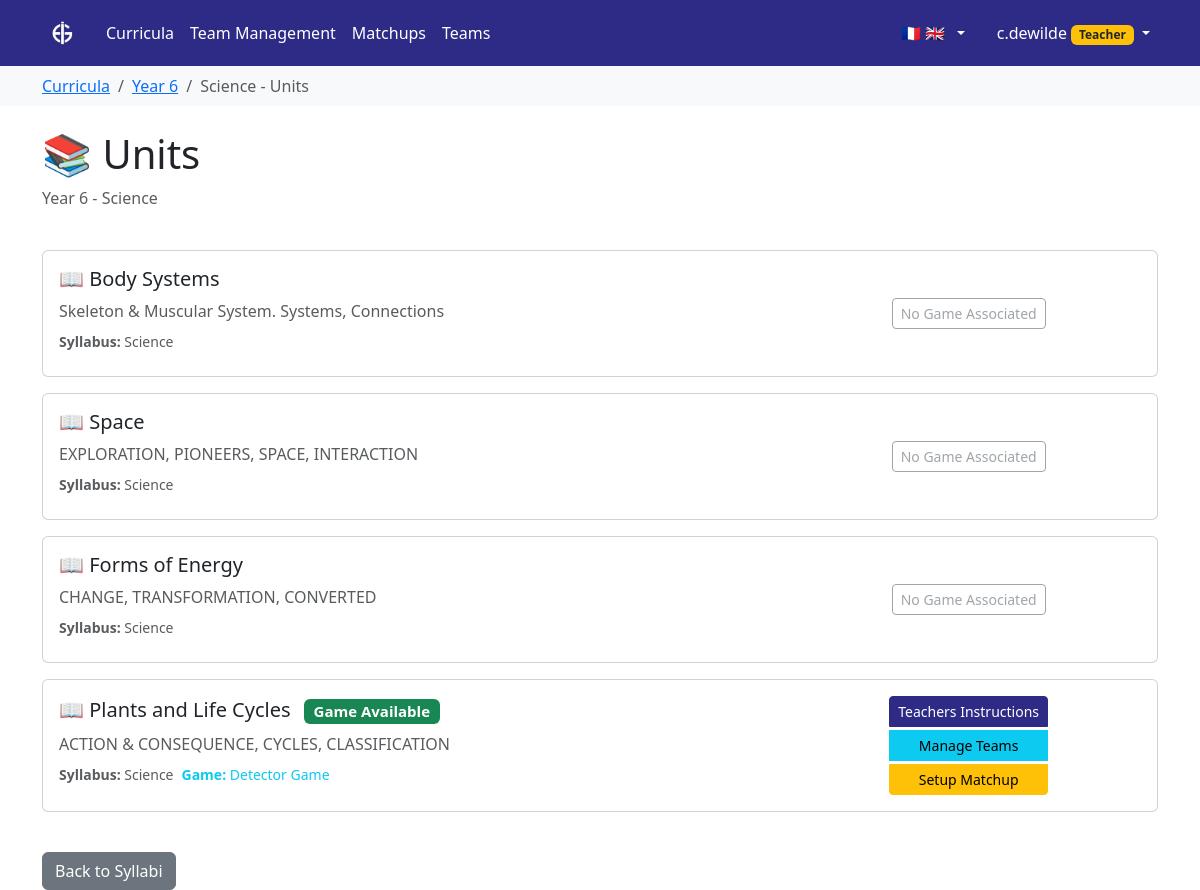
Page /syllabus/syllabus/9/units/ (signed in) on the committed database.
### syllabus/models.py (models this page shows, shortened)
class Syllabus(models.Model):
    curriculum = models.ForeignKey(Curriculum, on_delete=models.CASCADE)
    name = models.CharField(max_length=255)

class Curriculum(models.Model):
    provider = models.ForeignKey(Provider, on_delete=models.CASCADE)
    title = models.CharField(max_length=200)
    description = models.TextField(blank=True)
    start_date = models.DateField(help_text="When this curriculum becomes effective")
    end_date = models.DateField(null=True, blank=True, help_text="When this curriculum expires (leave blank if still current)")
    created_at = models.DateTimeField(auto_now_add=True)
    updated_at = models.DateTimeField(auto_now=True)

class Unit(models.Model):
    syllabus = models.ForeignKey(Syllabus, on_delete=models.CASCADE, related_name='units')
    title = models.CharField(max_length=255)
    description = models.TextField(blank=True)
    ai_game = models.ForeignKey('aigames.AiGame', on_delete=models.SET_NULL, null=True, blank=True, help_text="Optional AI game associated with this unit")

### aigames/models.py (models this page shows, shortened)
class AiGame(models.Model):
    title = models.CharField(max_length=255)
    description = models.TextField(blank=True)
    created_at = models.DateTimeField(auto_now_add=True)
    updated_at = models.DateTimeField(auto_now=True)
    class Meta:
        ordering = ['title']

### syllabus/views.py (the view)
# urls.py: path('syllabus/<int:syllabus_id>/units/', views.unit_list, name='unit_list'),
@login_required
def unit_list(request, syllabus_id):
    syllabus = get_object_or_404(Syllabus, id=syllabus_id)
    units = Unit.objects.filter(syllabus=syllabus)
    context = {
        'syllabus': syllabus,
        'units': units,
        'is_admin': is_admin(request.user)
    }
    return render(request, 'syllabus/unit_list.html', context)

### aigames/models.py (called while the page is built)
    @property
    def logo_url(self):
        if self.logo:
            return self.logo.url
        return None

    @property
    def can_create_teams(self):
        return self.role in ['teacher', 'admin']

    @property
    def can_create_games(self):
        return self.role == 'admin'

    @property
    def can_modify_syllabus(self):
        return self.role == 'admin'

### syllabus/views.py (called while the page is built)
def can_modify_syllabus(user):
    if not user.is_authenticated:
        return False
    try:
        from aigames.models import UserProfile
        return user.profile.can_modify_syllabus
    except (UserProfile.DoesNotExist, AttributeError):
        return user.is_superuser or user.groups.filter(name='Admin').exists()

def is_admin(user):
    return can_modify_syllabus(user)

### syllabus/templates/syllabus/unit_list.html (shortened to what this page needs)
{% extends 'syllabus/base.html' %}
{% block breadcrumb %}
<nav aria-label="breadcrumb" class="bg-light py-2">
    <div class="container">
        <ol class="breadcrumb mb-0">
            <li class="breadcrumb-item"><a href="{% url 'curriculum_list' %}">Curricula</a></li>
            <li class="breadcrumb-item"><a href="{% url 'syllabus_list' syllabus.curriculum.id %}">{{ syllabus.curriculum.title }}</a></li>
            <li class="breadcrumb-item active">{{ syllabus.name }} - Units</li>
        </ol>
    </div>
</nav>
{% endblock %}
{% block content %}
<div class="d-flex justify-content-between align-items-center mb-4">
    <div>
        <h1>📚 Units</h1>
        <p class="text-muted">{{ syllabus.curriculum.title }} - {{ syllabus.name }}</p>
    </div>
</div>
<div class="row">
    <div class="col-12">
        {% for unit in units %}
        <div class="card mb-3">
            <div class="card-body">
                <div class="row align-items-center">
                    <div class="col-md-8">
                        <h5 class="card-title mb-2">
                            📖 {{ unit.title }}
                            {% if unit.ai_game %}
                                <span class="badge bg-success ms-2">
                                     Game Available
                                </span>
                            {% endif %}
                        </h5>
                        <p class="card-text text-muted mb-2">{{ unit.description|default:"No description available"|truncatewords:30 }}</p>
                        <div class="d-flex flex-wrap gap-2 mb-2">
                            <small class="text-muted">
                                <strong>Syllabus:</strong> {{ syllabus.name }}
                            </small>
                            {% if unit.ai_game %}
                                <small class="text-info">
                                    <strong>Game:</strong> {{ unit.ai_game.title }}
                                </small>
                            {% endif %}
                        </div>
                    </div>
                    <div class="col-md-4 text-end">
                        <div class="btn-group-vertical d-grid gap-2" role="group">
                            {% if unit.ai_game %}
                                {% if can_create_teams %}
                                    <div class="btn-group-vertical d-grid gap-1" role="group">
                                        <a href="{% url 'aigames:teacher_game_instructions' unit.ai_game.id %}" class="btn btn-primary btn-sm">
                                             Teachers Instructions
                                        </a>
                                        <a href="{% url 'aigames:team_management_dashboard' %}" class="btn btn-info btn-sm">
                                             Manage Teams
                                        </a>
                                        <a href="{% url 'aigames:create_game_matchup' %}?game={{ unit.ai_game.id }}" class="btn btn-warning btn-sm">
                                             Setup Matchup
                                        </a>
                                    </div>
                                {% else %}
                                    <a href="{{ unit.ai_game.html_page_link }}" class="btn btn-success btn-sm" target="_blank">
                                        <i class="fas fa-external-link-alt"></i> Play {{ unit.ai_game.title }}
                                    </a>
                                {% endif %}
                            {% else %}
                                <span class="btn btn-outline-secondary btn-sm disabled">
                                     No Game Associated
                                </span>
                            {% endif %}
                        </div>
                    </div>
                </div>
            </div>
        </div>
        {% endfor %}
    </div>
</div>
<div class="mt-4">
    <a href="{% url 'syllabus_list' syllabus.curriculum.id %}" class="btn btn-secondary">
         Back to Syllabi
    </a>
</div>
{% endblock %}

### syllabus/templates/syllabus/base.html (shortened to what this page needs)
{% load static %}
<!DOCTYPE html>
<html>
<head>
    <link href="{% static 'syllabus/css/bootstrap.min.css' %}" rel="stylesheet">
</head>
<body>
    {% block navbar %}
    <nav class="navbar navbar-expand-lg navbar-dark bg-primary">
        <div class="container">
            {% if user.is_authenticated %}
                <a class="navbar-brand d-flex align-items-center" href="{% if user_role == 'student' %}{% url 'aigames:student_dashboard' %}{% else %}{% url 'curriculum_list' %}{% endif %}">
                    {% if school_logo %}
                        <img src="{{ school_logo }}" alt="{{ school_name }} Logo" height="40">
                    {% else %}
                        📚 Aiducator
                    {% endif %}
                </a>
            {% else %}
                <a class="navbar-brand" href="{% url 'landing_page' %}">📚 Aiducator</a>
            {% endif %}
            <div class="collapse navbar-collapse" id="navbarNav">
                {% if user.is_authenticated %}
                    <ul class="navbar-nav me-auto">
                        {% if user_role == 'student' %}
                            <li class="nav-item">
                                <a class="nav-link" href="{% url 'aigames:student_dashboard' %}">
                                    <i class="bi bi-house-door"></i> My Games
                                </a>
                            </li>
                        {% else %}
                            <li class="nav-item">
                                <a class="nav-link" href="{% url 'curriculum_list' %}">
                                     Curricula
                                </a>
                            </li>
                            <li class="nav-item">
                                <a class="nav-link" href="{% url 'aigames:team_management_dashboard' %}">
                                     Team Management
                                </a>
                            </li>
                            <li class="nav-item">
                                <a class="nav-link" href="{% url 'aigames:game_matchups_list' %}">
                                     Matchups
                                </a>
                            </li>
                            <li class="nav-item">
                                <a class="nav-link" href="{% url 'aigames:list_teams' %}">
                                     Teams
                                </a>
                            </li>
                        {% endif %}
                    </ul>
                {% endif %}
                <ul class="navbar-nav">
                    {% if user.is_authenticated %}
                        <li class="nav-item dropdown me-3">
                            <a class="nav-link dropdown-toggle d-flex align-items-center" href="#" id="languageDropdown" role="button" data-bs-toggle="dropdown" aria-expanded="false">
                                <span class="me-1">🇫🇷</span>
                                <span class="me-1">🇬🇧</span>
                            </a>
                        </li>
                        <li class="nav-item dropdown">
                            <a class="nav-link dropdown-toggle" href="#" id="navbarDropdown" role="button" data-bs-toggle="dropdown">
                                {{ user.username }}
                                {% if user_role == 'admin' %}
                                    <span class="badge bg-danger">Admin</span>
                                {% elif user_role == 'teacher' %}
                                    <span class="badge bg-warning text-dark">Teacher</span>
                                {% elif user_role == 'student' %}
                                    <span class="badge bg-info">Student</span>
                                {% else %}
                                    <span class="badge bg-secondary">User</span>
                                {% endif %}
                            </a>
                        </li>
                    {% else %}
                        <li class="nav-item">
                            <a class="nav-link" href="/accounts/login/">Login</a>
                        </li>
                    {% endif %}
                </ul>
            </div>
        </div>
    </nav>
    {% endblock %}
    {% block breadcrumb %}{% endblock %}
    <div class="container mt-4">
        {% block content %}{% endblock %}
    </div>
</body>
</html>

### rows in the picture
Syllabus: curriculum "Year 6", name "Science"
Unit: title "Body Systems", description "Skeleton & Muscular System. Systems, Connections", shows "No Game Associated"
Unit: title "Space", description "EXPLORATION, PIONEERS, SPACE, INTERACTION", shows "No Game Associated"
Unit: title "Forms of Energy", description "CHANGE, TRANSFORMATION, CONVERTED", shows "No Game Associated"
Unit: title "Plants and Life Cycles", shows "Game Available", description "ACTION & CONSEQUENCE, CYCLES, CLASSIFICATION", ai_game "Detector Game"

### other values in the picture
{{ user.username }} "c.dewilde"
